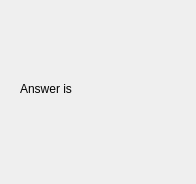
<?xml version="1.0" encoding="UTF-8"?>
<ui version="4.0">
 <class>Answer</class>
 <widget class="QDialog" name="Answer">
  <property name="geometry">
   <rect>
    <x>0</x>
    <y>0</y>
    <width>196</width>
    <height>184</height>
   </rect>
  </property>
  <property name="windowTitle">
   <string>Dialog</string>
  </property>
  <widget class="QLabel" name="label">
   <property name="geometry">
    <rect>
     <x>20</x>
     <y>80</y>
     <width>71</width>
     <height>17</height>
    </rect>
   </property>
   <property name="text">
    <string>Answer is</string>
   </property>
  </widget>
  <widget class="QLabel" name="labelAnswer">
   <property name="geometry">
    <rect>
     <x>100</x>
     <y>80</y>
     <width>66</width>
     <height>17</height>
    </rect>
   </property>
   <property name="text">
    <string/>
   </property>
  </widget>
 </widget>
 <resources/>
 <connections/>
</ui>
